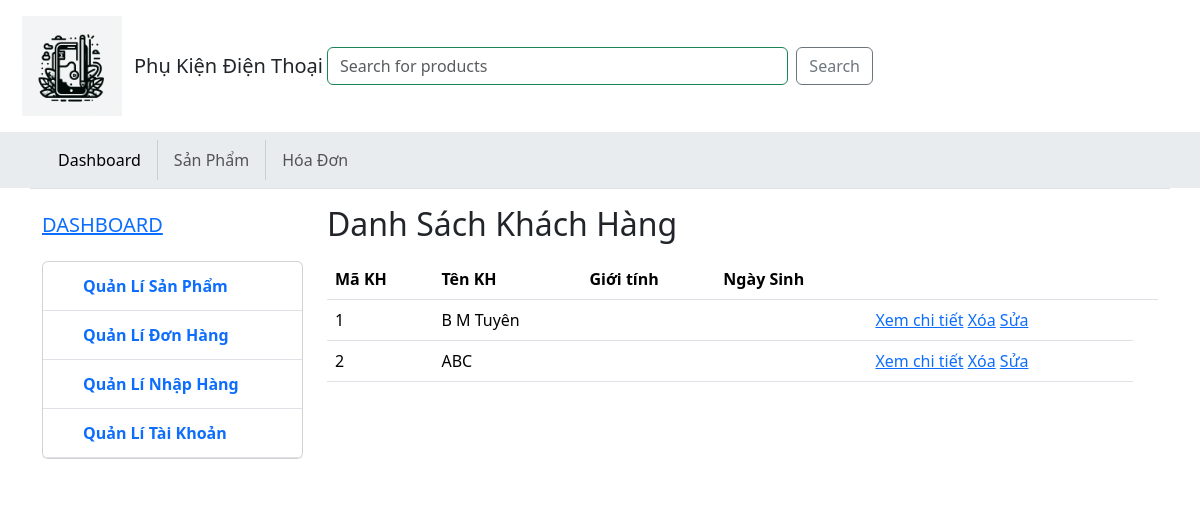
The app's page /dashboard/KhachHang, older data.
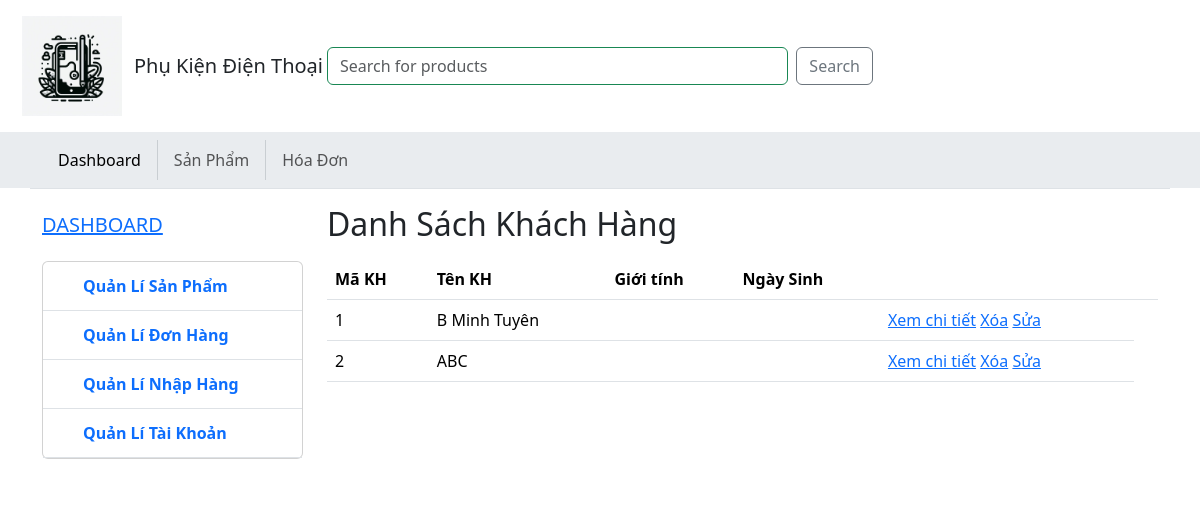
The same page, newer data.
### account/models.py (models this page shows)
class KhachHang(models.Model):
    MaKH = models.AutoField(primary_key=True)
    TenKH = models.CharField(max_length=100)
    Email = models.CharField(max_length=100, unique=True)
    SoDT = models.CharField(max_length=100)
    DiaChi = models.CharField(max_length=100)
    UserName = models.ForeignKey(Account, on_delete=models.CASCADE, related_name='Account_KhachHang')

### dashboard/views.py (the view)
# urls.py: path('KhachHang', views.list_KhachHang, name='KhachHang'),
def list_KhachHang(request):
    data = {
        'DM_KhachHang': KhachHang.objects.all(),
    }
    return render(request, 'page/KhachHang.html', data)

### dashboard/templates/page/KhachHang.html
{% extends "pages/layout.html" %} {% block title %} Danh Sách Khách Hàng {% endblock %} {%block libraryCSS %} {% endblock %} {%block content %}
<div class="col-9 my-3">
	<h2>
		Danh Sách Khách Hàng
	</h2>
	<table class="table my-3">
		<thead>
			<tr>
				<th scope="col">Mã KH</th>
				<th scope="col">Tên KH</th>
				<th scope="col">Giới tính</th>
				<th scope="col">Ngày Sinh</th>
				<th scope="col"></th>
				<th></th>
			</tr>
		</thead>
		<tbody>
			{% for item in DM_KhachHang %}
			<tr>
				<td>{{ item.MaKH }}</td>
				<td>{{ item.TenKH }}</td>
				<td>{{ item.GioiTinh }}</td>
				<td>{{ item.NgaySinh }}</td>
				<td>
					<a href="#">Xem chi tiết</a>
					<a href="#" onclick="return confirm('Bạn có chắc chắn muốn xóa sản phẩm này?')">Xóa</a>
					<a href="#">Sửa</a>
				</td>
			</tr>
			{% endfor %}
		</tbody>
	</table>
</div>
{% endblock %}

Row changes from the older to the newer data that the page shows:
changed KhachHang id 1: TenKH "B M Tuyên" → "B Minh Tuyên"
